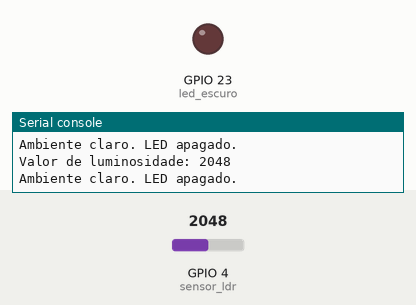
Recording of a program running on a simulated ESP32 board running MicroPython. Parts: output pins drawn as LEDs (lit = HIGH), the last lines printed to the serial console. Wiring (from the project's diagram.json): red LED on GPIO 23. The inputs (shaded band) are chosen by the test bench; at power-on: GPIO 4 (sensor_ldr) = 2048 (analog values on the 0–4095 scale).

Above: at 1.2 s.
1.3 s: GPIO 4 (sensor_ldr) set to 427
3.2 s: GPIO 4 (sensor_ldr) set to 378
At 5.2 s:
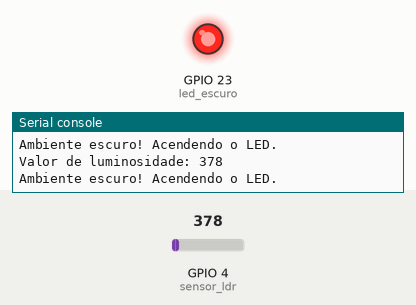
5.5 s: GPIO 4 (sensor_ldr) set to 440
At 6.8 s:
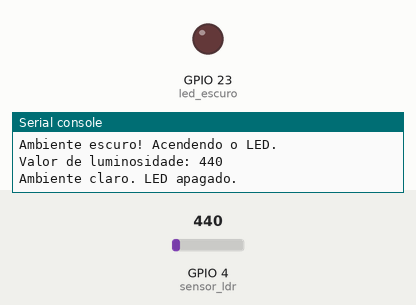
7.5 s: GPIO 4 (sensor_ldr) set to 360
At 8.4 s:
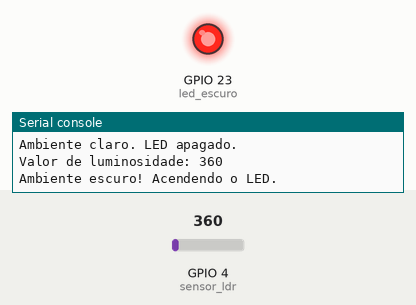
Timing chart, 0 to 10.5 s (numbered marks = the images above; inputs shaded):
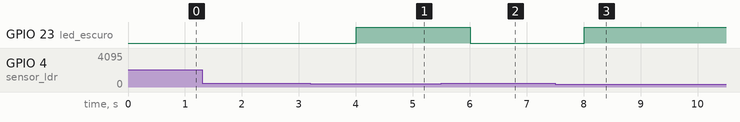

The program:

main.py
```python
print("Hello, ESP32!")


from machine import Pin, ADC
import time

PINO_LDR = 4

PINO_LED_ESCURO = 23

sensor_ldr = ADC(Pin(PINO_LDR))

led_escuro = Pin(PINO_LED_ESCURO, Pin.OUT)

sensor_ldr.width(ADC.WIDTH_12BIT)

sensor_ldr.atten(ADC.ATTN_11DB)

while True:

    valor_luminosidade = sensor_ldr.read()

    print("Valor de luminosidade:", valor_luminosidade)

    LIMIAR_ESCURO = 400

    if valor_luminosidade < LIMIAR_ESCURO:

        print("Ambiente escuro! Acendendo o LED.")
        led_escuro.value(1)

    else:

        print("Ambiente claro. LED apagado.")
        led_escuro.value(0)
    time.sleep(1)
```

Measured:
- the behaviour switches between 400 and 399 on GPIO 4 (sensor_ldr) (found by bisection; images 0 and 1)
- after the input at 3.2 s, GPIO 23 (led_escuro): LOW → HIGH after 0.80 s
- after the input at 5.5 s, GPIO 23 (led_escuro): HIGH → LOW after 0.51 s
- after the input at 7.5 s, GPIO 23 (led_escuro): LOW → HIGH after 0.51 s
